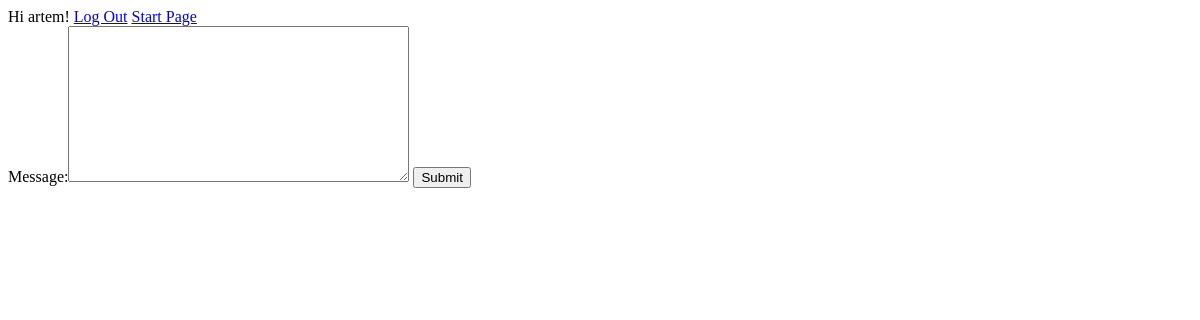
Page /chat/ (signed in) on the earlier database version.
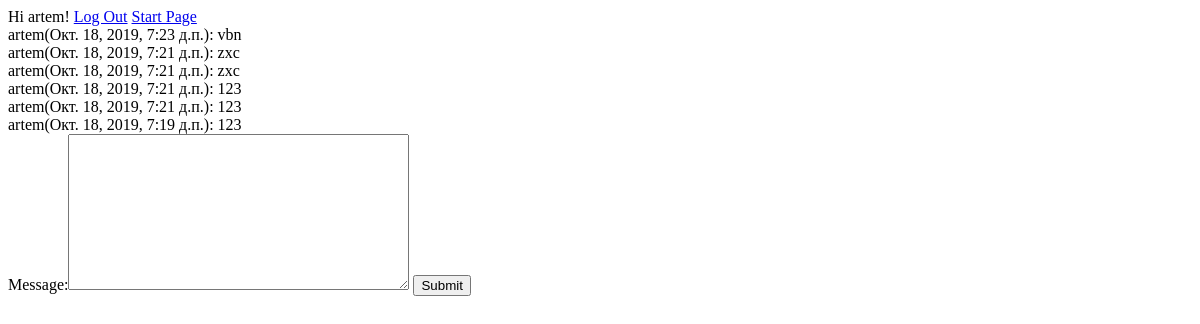
Same page on the later database version.
### users/models.py (models this page shows)
class CustomUser(AbstractUser):
    email = models.EmailField()

### chats/models.py (models this page shows)
class Message(models.Model):
    message_author = models.ForeignKey(CustomUser, on_delete=models.CASCADE)
    message_text = models.TextField()
    message_time = models.DateTimeField()

### chats/views.py (the view, shortened to what this page needs)
# urls.py: path('', HomeChatView.as_view(), name='chat'),
class HomeChatView(ListView):
    template_name = 'chat.html'
    model = Message
    form_class = MessageForm
    def get(self, request):
        return self.render_page(request)
    def render_page(self, request):
        messages = Message.objects.order_by('-message_time')[::5]
        return render(request, 'chat.html', {"messages": messages, 'form': self.form_class()})

### chats/forms.py
class MessageForm(forms.Form):
    model = Message
    message = forms.CharField(widget=forms.Textarea)

### templates/chat.html (shortened to what this page needs)
{% extends 'base.html' %}
{% block content %}
    {% if user.is_authenticated %}
        Hi {{ user.username }}!  <a href="{% url 'logout' %}">Log Out</a> <a href="{% url 'home' %}">Start Page</a><br>
        {% for a in messages %}
            <a>{{a.message_author}}({{a.message_time}}): {{a.message_text}}</a><br>
        {% endfor %}
        <form action="" method="post">{% csrf_token %}
            {{ form }}
            <input type="submit" class="send" value="Submit">
        </form>
    {% else %}
        <p>CHAT IS HERE BUT You are not logged in</p>
        <a href="{% url 'login' %}">Log In</a> |
        <a href="{% url 'signup' %}">Sign Up</a>
    {% endif %}
{% endblock content %}

### templates/base.html (shortened to what this page needs)
<!DOCTYPE html>
<html>
<head>
</head>
<body>
    <main>
        {% block content %}
        {% endblock content %}
</main>
</body>
</html>

Differences in the rows shown:
added Message: message_author "artem", message_time "Окт. 18, 2019, 7:23 д.п.", message_text "vbn"
added Message: message_author "artem", message_time "Окт. 18, 2019, 7:21 д.п.", message_text "zxc"
added Message: message_author "artem", message_time "Окт. 18, 2019, 7:21 д.п.", message_text "zxc"
added Message: message_author "artem", message_time "Окт. 18, 2019, 7:21 д.п.", message_text "123"
added Message: message_author "artem", message_time "Окт. 18, 2019, 7:21 д.п.", message_text "123"
added Message: message_author "artem", message_time "Окт. 18, 2019, 7:19 д.п.", message_text "123"
